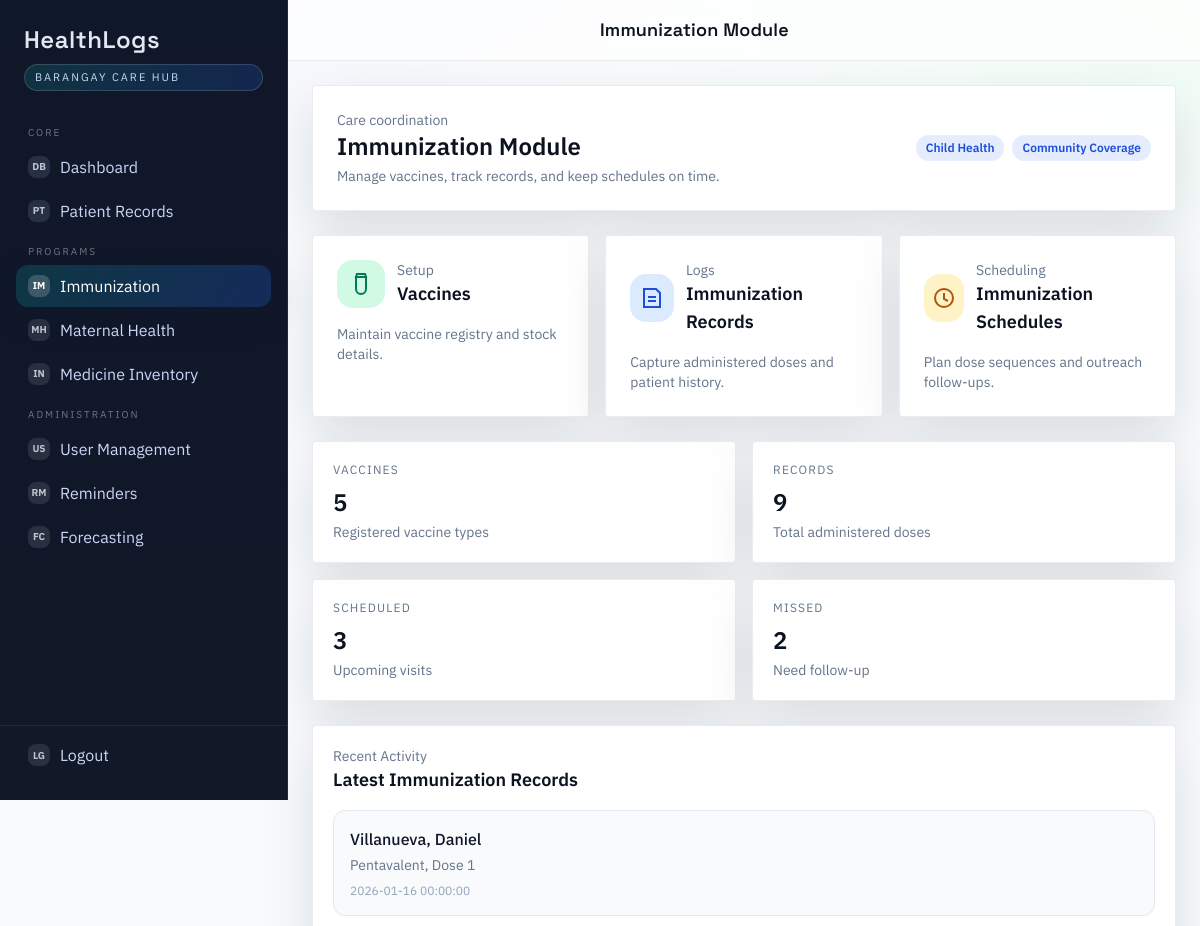
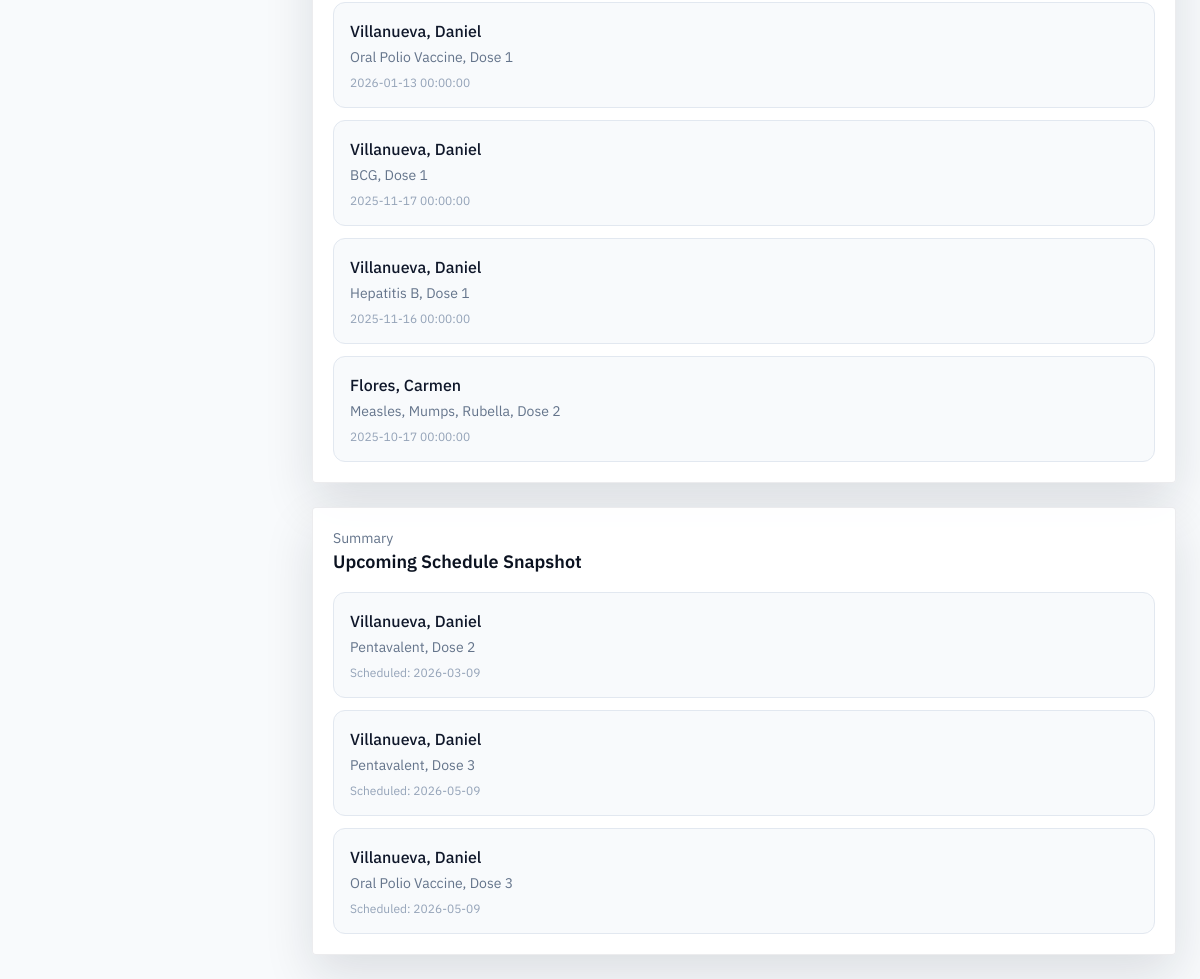
Page /public/immunization.php (signed in) on the committed database (2 pictures, top to bottom).
### tables this page shows
CREATE TABLE `immunization_records` (
  `id` bigint(20) UNSIGNED NOT NULL,
  `patient_id` bigint(20) UNSIGNED NOT NULL,
  `vaccine_id` int(10) UNSIGNED NOT NULL,
  `dose_no` int(10) UNSIGNED NOT NULL,
  `administered_on` date NOT NULL,
  `administered_at` datetime NOT NULL,
  `lot_no` varchar(60) DEFAULT NULL,
  `administered_by` int(10) UNSIGNED DEFAULT NULL,
  `notes` text DEFAULT NULL,
  `created_at` datetime NOT NULL DEFAULT current_timestamp()
);

CREATE TABLE `patients` (
  `id` bigint(20) UNSIGNED NOT NULL,
  `household_id` bigint(20) UNSIGNED DEFAULT NULL,
  `philhealth_no` varchar(30) DEFAULT NULL,
  `national_id` varchar(30) DEFAULT NULL,
  `first_name` varchar(80) NOT NULL,
  `middle_name` varchar(80) DEFAULT NULL,
  `last_name` varchar(80) NOT NULL,
  `suffix` varchar(10) DEFAULT NULL,
  `sex` enum('male','female') NOT NULL,
  `birth_date` date NOT NULL,
  `blood_type` varchar(5) DEFAULT NULL,
  `contact_no` varchar(30) DEFAULT NULL,
  `email` varchar(120) DEFAULT NULL,
  `address_line` varchar(255) DEFAULT NULL,
  `barangay` varchar(120) NOT NULL,
  `status` enum('active','inactive','deceased') NOT NULL DEFAULT 'active',
  `created_at` datetime NOT NULL DEFAULT current_timestamp(),
  `updated_at` datetime DEFAULT NULL ON UPDATE current_timestamp()
);

CREATE TABLE `vaccines` (
  `id` int(10) UNSIGNED NOT NULL,
  `name` varchar(120) NOT NULL,
  `code` varchar(40) NOT NULL,
  `recommended_min_age_months` int(10) UNSIGNED DEFAULT NULL,
  `recommended_max_age_months` int(10) UNSIGNED DEFAULT NULL,
  `doses_required` int(10) UNSIGNED DEFAULT NULL,
  `created_at` datetime NOT NULL DEFAULT current_timestamp()
);

CREATE TABLE `immunization_schedule` (
  `id` bigint(20) UNSIGNED NOT NULL,
  `patient_id` bigint(20) UNSIGNED NOT NULL,
  `vaccine_id` int(10) UNSIGNED NOT NULL,
  `dose_no` int(10) UNSIGNED NOT NULL,
  `scheduled_date` date NOT NULL,
  `status` enum('scheduled','completed','missed','cancelled') NOT NULL DEFAULT 'scheduled',
  `created_at` datetime NOT NULL DEFAULT current_timestamp(),
  `updated_at` datetime DEFAULT NULL ON UPDATE current_timestamp()
);

### public/partials/bootstrap.php (called while the page is built, shortened)
<?php
if (!function_exists('h')) {
    function h($value): string {
        return htmlspecialchars((string)$value, ENT_QUOTES, 'UTF-8');
    }
}

### public/immunization.php (the view, shortened to what this page needs)
<?php
require __DIR__ . '/partials/header.php';
$immunizationSummary = [
    'vaccines' => 0,
    'records' => 0,
    'scheduled' => 0,
    'missed' => 0,
];
$recentRecords = [];
$upcomingSchedules = [];
try {
    $immunizationSummary['vaccines'] = (int)$pdo->query("SELECT COUNT(*) FROM vaccines")->fetchColumn();
    $immunizationSummary['records'] = (int)$pdo->query("SELECT COUNT(*) FROM immunization_records")->fetchColumn();
    $immunizationSummary['scheduled'] = (int)$pdo->query("SELECT COUNT(*) FROM immunization_schedule WHERE status = 'scheduled'")->fetchColumn();
    $immunizationSummary['missed'] = (int)$pdo->query("SELECT COUNT(*) FROM immunization_schedule WHERE status = 'missed'")->fetchColumn();
    $recentRecords = $pdo->query("
        SELECT r.administered_at, r.dose_no, p.first_name, p.last_name, v.name AS vaccine_name
        FROM immunization_records r
        JOIN patients p ON p.id = r.patient_id
        JOIN vaccines v ON v.id = r.vaccine_id
        ORDER BY r.administered_at DESC
        LIMIT 5
    ")->fetchAll();
    $upcomingSchedules = $pdo->query("
        SELECT s.scheduled_date, s.dose_no, p.first_name, p.last_name, v.name AS vaccine_name
        FROM immunization_schedule s
        JOIN patients p ON p.id = s.patient_id
        JOIN vaccines v ON v.id = s.vaccine_id
        WHERE s.status = 'scheduled'
        ORDER BY s.scheduled_date ASC
        LIMIT 5
    ")->fetchAll();
} catch (Throwable $e) {
}
?>
<div class="bg-white p-6 rounded shadow">
  <div class="flex flex-col gap-3 md:flex-row md:items-center md:justify-between">
    <div>
      <div class="text-sm text-slate-500">Care coordination</div>
      <div class="text-2xl font-semibold">Immunization Module</div>
      <p class="text-sm text-slate-500 mt-1">Manage vaccines, track records, and keep schedules on time.</p>
    </div>
    <div class="flex items-center gap-2">
      <span class="app-chip">Child Health</span>
      <span class="app-chip">Community Coverage</span>
    </div>
  </div>
</div>
<div class="grid grid-cols-1 md:grid-cols-3 gap-4 mt-6">
  <a class="bg-white p-6 rounded shadow block hover:-translate-y-0.5 transition" href="/HealthLogs/public/immunization/vaccines/index.php">
    <div class="flex items-center gap-3">
      <span class="h-12 w-12 rounded-2xl bg-emerald-100 text-emerald-700 flex items-center justify-center">
        <svg class="w-6 h-6" viewBox="0 0 24 24" fill="none" stroke="currentColor" stroke-width="2">
          <path d="M8 2h8l1 3H7l1-3Z"></path>
          <path d="M7 5h10v12a5 5 0 0 1-10 0V5Z"></path>
        </svg>
      </span>
      <div>
        <div class="text-sm text-slate-500">Setup</div>
        <div class="text-lg font-semibold">Vaccines</div>
      </div>
    </div>
    <p class="text-sm text-slate-500 mt-4">Maintain vaccine registry and stock details.</p>
  </a>
  <a class="bg-white p-6 rounded shadow block hover:-translate-y-0.5 transition" href="/HealthLogs/public/immunization/records/index.php">
    <div class="flex items-center gap-3">
      <span class="h-12 w-12 rounded-2xl bg-blue-100 text-blue-700 flex items-center justify-center">
        <svg class="w-6 h-6" viewBox="0 0 24 24" fill="none" stroke="currentColor" stroke-width="2">
          <path d="M8 3h8l4 4v14H4V3h4Z"></path>
          <path d="M8 11h8"></path>
          <path d="M8 15h8"></path>
        </svg>
      </span>
      <div>
        <div class="text-sm text-slate-500">Logs</div>
        <div class="text-lg font-semibold">Immunization Records</div>
      </div>
    </div>
    <p class="text-sm text-slate-500 mt-4">Capture administered doses and patient history.</p>
  </a>
  <a class="bg-white p-6 rounded shadow block hover:-translate-y-0.5 transition" href="/HealthLogs/public/immunization/schedules/index.php">
    <div class="flex items-center gap-3">
      <span class="h-12 w-12 rounded-2xl bg-amber-100 text-amber-700 flex items-center justify-center">
        <svg class="w-6 h-6" viewBox="0 0 24 24" fill="none" stroke="currentColor" stroke-width="2">
          <circle cx="12" cy="12" r="9"></circle>
          <path d="M12 7v6l4 2"></path>
        </svg>
      </span>
      <div>
        <div class="text-sm text-slate-500">Scheduling</div>
        <div class="text-lg font-semibold">Immunization Schedules</div>
      </div>
    </div>
    <p class="text-sm text-slate-500 mt-4">Plan dose sequences and outreach follow-ups.</p>
  </a>
</div>
<div class="grid grid-cols-1 md:grid-cols-2 xl:grid-cols-4 gap-4 mt-6">
  <div class="bg-white p-5 rounded shadow">
    <div class="text-xs uppercase tracking-widest text-slate-500">Vaccines</div>
    <div class="text-2xl font-semibold mt-2"><?= h(number_format($immunizationSummary['vaccines'])) ?></div>
    <div class="text-sm text-slate-500 mt-1">Registered vaccine types</div>
  </div>
  <div class="bg-white p-5 rounded shadow">
    <div class="text-xs uppercase tracking-widest text-slate-500">Records</div>
    <div class="text-2xl font-semibold mt-2"><?= h(number_format($immunizationSummary['records'])) ?></div>
    <div class="text-sm text-slate-500 mt-1">Total administered doses</div>
  </div>
  <div class="bg-white p-5 rounded shadow">
    <div class="text-xs uppercase tracking-widest text-slate-500">Scheduled</div>
    <div class="text-2xl font-semibold mt-2"><?= h(number_format($immunizationSummary['scheduled'])) ?></div>
    <div class="text-sm text-slate-500 mt-1">Upcoming visits</div>
  </div>
  <div class="bg-white p-5 rounded shadow">
    <div class="text-xs uppercase tracking-widest text-slate-500">Missed</div>
    <div class="text-2xl font-semibold mt-2"><?= h(number_format($immunizationSummary['missed'])) ?></div>
    <div class="text-sm text-slate-500 mt-1">Need follow-up</div>
  </div>
</div>
<div class="grid grid-cols-1 xl:grid-cols-2 gap-6 mt-6">
  <div class="bg-white p-5 rounded shadow">
    <div class="text-sm text-slate-500">Recent Activity</div>
    <div class="text-lg font-semibold">Latest Immunization Records</div>
    <div class="mt-4 space-y-3">
      <?php if (empty($recentRecords)): ?>
        <div class="text-sm text-slate-500">No recent immunization records.</div>
      <?php else: ?>
        <?php foreach ($recentRecords as $record): ?>
          <div class="rounded-xl border border-slate-200 bg-slate-50 p-4">
            <div class="font-medium text-slate-900"><?= h($record['last_name'] . ', ' . $record['first_name']) ?></div>
            <div class="text-sm text-slate-500 mt-1"><?= h($record['vaccine_name']) ?>, Dose <?= h($record['dose_no']) ?></div>
            <div class="text-xs text-slate-400 mt-2"><?= h($record['administered_at']) ?></div>
          </div>
        <?php endforeach; ?>
      <?php endif; ?>
    </div>
  </div>
  <div class="bg-white p-5 rounded shadow">
    <div class="text-sm text-slate-500">Summary</div>
    <div class="text-lg font-semibold">Upcoming Schedule Snapshot</div>
    <div class="mt-4 space-y-3">
      <?php if (empty($upcomingSchedules)): ?>
        <div class="text-sm text-slate-500">No upcoming immunization schedules.</div>
      <?php else: ?>
        <?php foreach ($upcomingSchedules as $schedule): ?>
          <div class="rounded-xl border border-slate-200 bg-slate-50 p-4">
            <div class="font-medium text-slate-900"><?= h($schedule['last_name'] . ', ' . $schedule['first_name']) ?></div>
            <div class="text-sm text-slate-500 mt-1"><?= h($schedule['vaccine_name']) ?>, Dose <?= h($schedule['dose_no']) ?></div>
            <div class="text-xs text-slate-400 mt-2">Scheduled: <?= h($schedule['scheduled_date']) ?></div>
          </div>
        <?php endforeach; ?>
      <?php endif; ?>
    </div>
  </div>
</div>
<?php require __DIR__ . '/partials/footer.php'; ?>

### rows in the picture
immunization_records: patient.first_name "Villanueva, Daniel", vaccine.name "Pentavalent", dose_no "1", administered_at "2026-01-16 00:00:00"
immunization_records: patient.first_name "Villanueva, Daniel", vaccine.name "Oral Polio Vaccine", dose_no "1", administered_at "2026-01-13 00:00:00"
immunization_records: patient.first_name "Villanueva, Daniel", vaccine.name "BCG", dose_no "1", administered_at "2025-11-17 00:00:00"
immunization_records: patient.first_name "Villanueva, Daniel", vaccine.name "Hepatitis B", dose_no "1", administered_at "2025-11-16 00:00:00"
immunization_records: patient.first_name "Flores, Carmen", vaccine.name "Measles, Mumps, Rubella", dose_no "2", administered_at "2025-10-17 00:00:00"
immunization_schedule: patient.first_name "Villanueva, Daniel", vaccine.name "Pentavalent", dose_no "2", scheduled_date "2026-03-09"
immunization_schedule: patient.first_name "Villanueva, Daniel", vaccine.name "Pentavalent", dose_no "3", scheduled_date "2026-05-09"
immunization_schedule: patient.first_name "Villanueva, Daniel", vaccine.name "Oral Polio Vaccine", dose_no "3", scheduled_date "2026-05-09"

### other values in the picture
$pageTitle "Immunization Module"
$immunizationSummary['vaccines'] "5"
$immunizationSummary['records'] "9"
$immunizationSummary['scheduled'] "3"
$immunizationSummary['missed'] "2"
